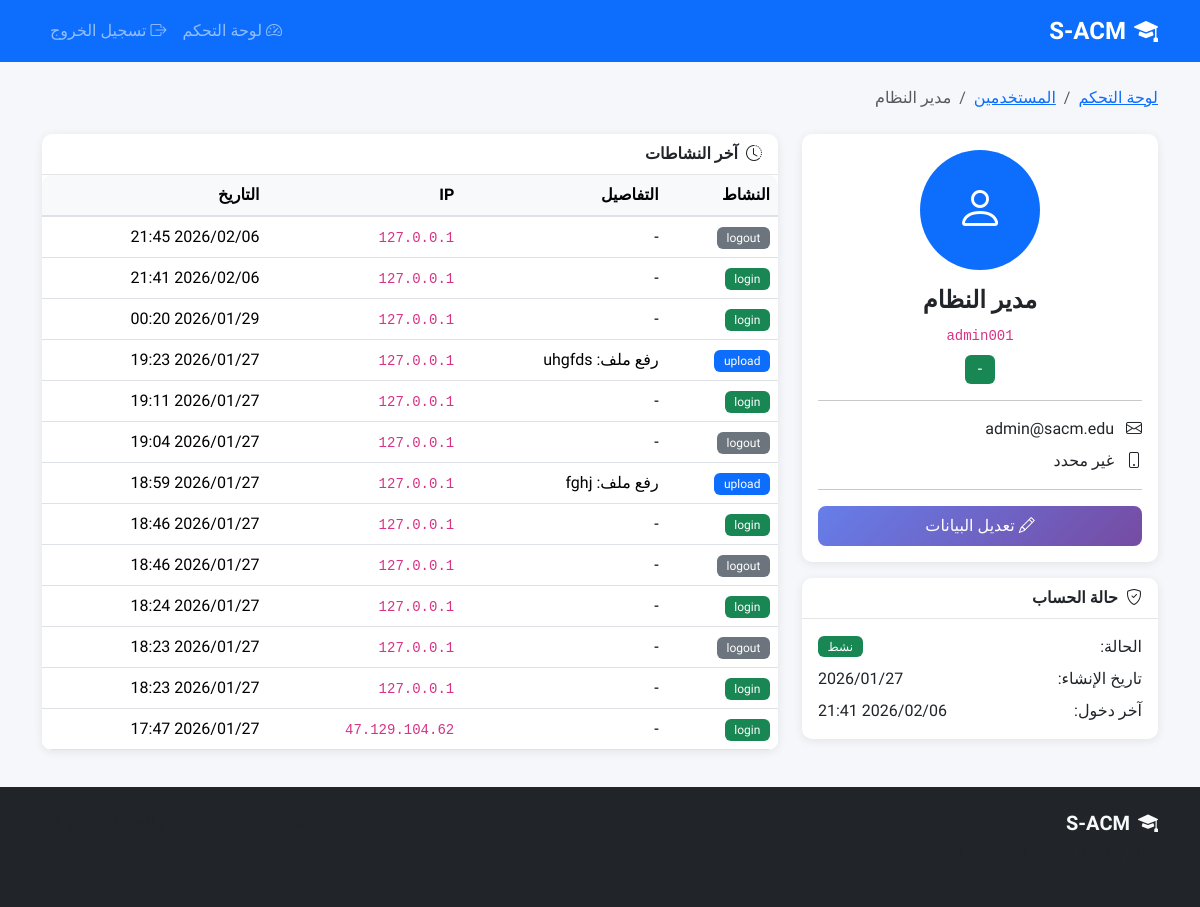
Before: /accounts/admin/users/1/ (signed in) with the older database file.
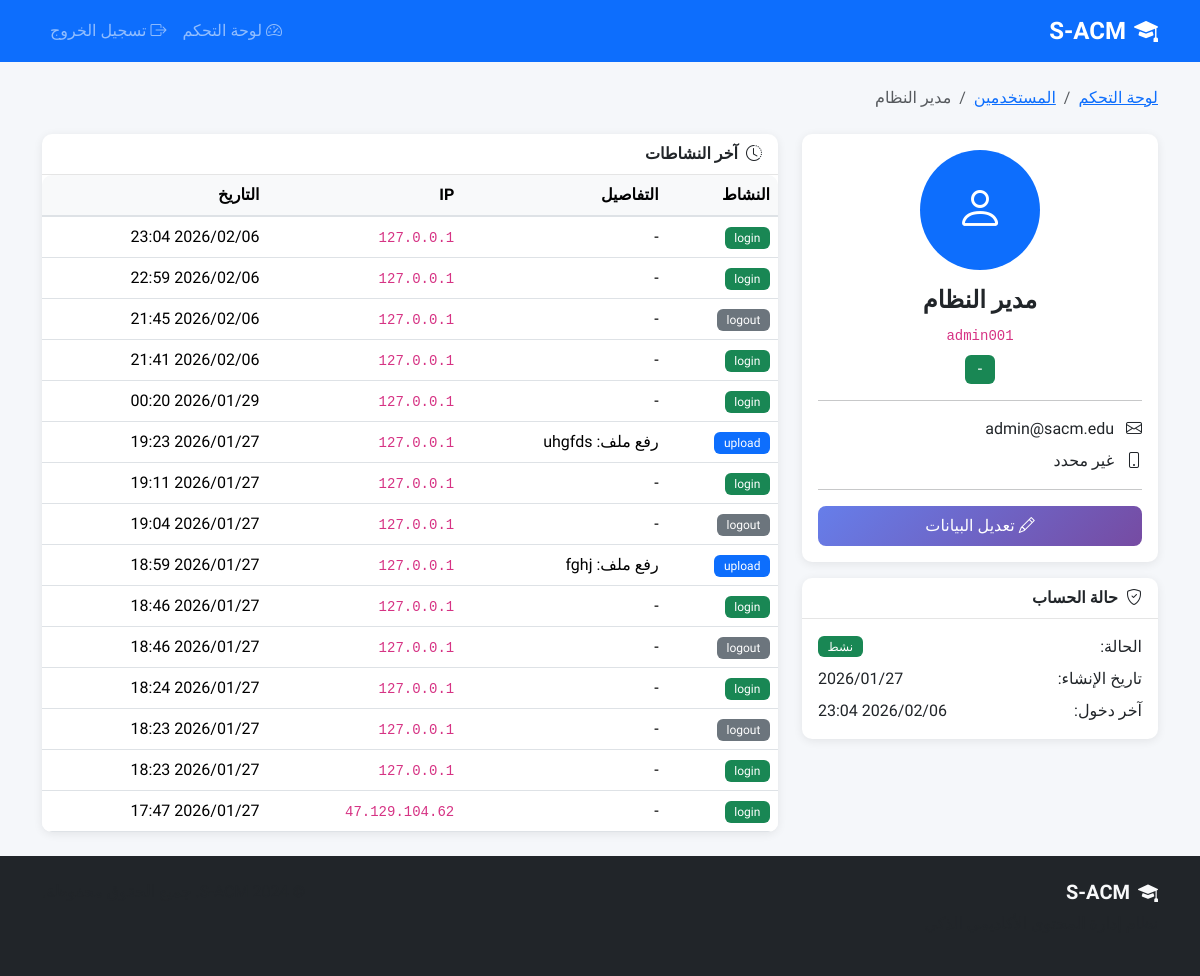
After: the same page with the newer database file.
### apps/accounts/models.py (models this page shows, shortened)
class User(AbstractBaseUser, PermissionsMixin):
    ACCOUNT_STATUS_CHOICES = [
        ('inactive', 'غير مفعّل'),
        ('active', 'مفعّل'),
        ('suspended', 'موقوف'),
    ]
    academic_id = models.CharField(
        max_length=50,
        unique=True,
        verbose_name='الرقم الأكاديمي/الوظيفي',
        help_text='الرقم الأكاديمي للطالب أو الرقم الوظيفي للموظف'
    )
    id_card_number = models.CharField(
        max_length=50,
        unique=True,
        verbose_name='رقم البطاقة الشخصية',
        help_text='يستخدم للتحقق من الهوية عند التفعيل'
    )
    full_name = models.CharField(
        max_length=150,
        verbose_name='الاسم الكامل'
    )
    email = models.EmailField(
        unique=True,
        blank=True,
        null=True,
        verbose_name='البريد الإلكتروني',
        help_text='يتم تعيينه عند التفعيل'
    )
    account_status = models.CharField(
        max_length=20,
        choices=ACCOUNT_STATUS_CHOICES,
        default='inactive',
        verbose_name='حالة الحساب'
    )
    role = models.ForeignKey(
        Role,
        on_delete=models.PROTECT,
        related_name='users',
        verbose_name='الدور',
        null=True,
        blank=True
    )
    major = models.ForeignKey(
        Major,
        on_delete=models.SET_NULL,
        related_name='students',
        verbose_name='التخصص',
        null=True,
        blank=True,
        help_text='للطلاب فقط'
    )
    level = models.ForeignKey(
        Level,
        on_delete=models.SET_NULL,
        related_name='students',
        verbose_name='المستوى',
        null=True,
        blank=True,
        help_text='للطلاب فقط'
    )
    is_staff = models.BooleanField(default=False, verbose_name='موظف')
    is_active = models.BooleanField(default=True, verbose_name='نشط')
    date_joined = models.DateTimeField(default=timezone.now, verbose_name='تاريخ الانضمام')
    last_login = models.DateTimeField(null=True, blank=True, verbose_name='آخر تسجيل دخول')
    profile_picture = models.ImageField(
        upload_to='profiles/',
        blank=True,
        null=True,
        verbose_name='صورة الملف الشخصي'
    )
    phone_number = models.CharField(
        max_length=20,
        blank=True,
        null=True,
        verbose_name='رقم الهاتف'
    )
    objects = UserManager()
    USERNAME_FIELD = 'academic_id'
    REQUIRED_FIELDS = ['full_name', 'id_card_number']
    class Meta:
        db_table = 'users'
        verbose_name = 'مستخدم'
        verbose_name_plural = 'المستخدمون'
        indexes = [
            models.Index(fields=['academic_id']),
            models.Index(fields=['email']),
            models.Index(fields=['account_status']),
        ]
    def is_admin(self):
        return self.role and self.role.code == Role.ADMIN
    def is_instructor(self):
        return self.role and self.role.code == Role.INSTRUCTOR
    def is_student(self):
        return self.role and self.role.code == Role.STUDENT

class UserActivity(models.Model):
    ACTIVITY_TYPES = [
        ('login', 'تسجيل دخول'),
        ('logout', 'تسجيل خروج'),
        ('upload', 'رفع ملف'),
        ('download', 'تحميل ملف'),
        ('view', 'عرض محتوى'),
        ('ai_summary', 'طلب تلخيص AI'),
        ('ai_questions', 'طلب أسئلة AI'),
        ('profile_update', 'تحديث الملف الشخصي'),
        ('password_change', 'تغيير كلمة المرور'),
    ]
    user = models.ForeignKey(
        User,
        on_delete=models.CASCADE,
        related_name='activities',
        verbose_name='المستخدم'
    )
    activity_type = models.CharField(
        max_length=50,
        choices=ACTIVITY_TYPES,
        verbose_name='نوع النشاط'
    )
    description = models.TextField(
        blank=True,
        null=True,
        verbose_name='وصف النشاط'
    )
    ip_address = models.GenericIPAddressField(
        blank=True,
        null=True,
        verbose_name='عنوان IP'
    )
    user_agent = models.TextField(
        blank=True,
        null=True,
        verbose_name='معلومات المتصفح'
    )
    activity_time = models.DateTimeField(
        auto_now_add=True,
        verbose_name='وقت النشاط'
    )
    file_id = models.PositiveIntegerField(
        blank=True,
        null=True,
        verbose_name='معرف الملف'
    )
    class Meta:
        db_table = 'user_activity'
        verbose_name = 'نشاط مستخدم'
        verbose_name_plural = 'أنشطة المستخدمين'
        ordering = ['-activity_time']
        indexes = [
            models.Index(fields=['user', 'activity_type']),
            models.Index(fields=['activity_time']),
        ]

### apps/accounts/views/admin.py (the view, shortened to what this page needs)
# urls.py: path('admin/users/<int:pk>/', views.UserDetailView.as_view(), name='admin_user_detail'),
class UserDetailView(LoginRequiredMixin, AdminRequiredMixin, View):
    template_name = 'admin_panel/users/detail.html'
    def get(self, request, pk):
        user = get_object_or_404(User, pk=pk)
        context = {
            'viewed_user': user,
            'activities': UserActivity.objects.filter(user=user).order_by('-activity_time')[:20],
        }
        if user.is_student():
            context['download_count'] = UserActivity.objects.filter(
                user=user, activity_type='download'
            ).count()
        return render(request, self.template_name, context)

### apps/accounts/views/mixins.py (called while the page is built)
    def test_func(self):
        return self.request.user.is_authenticated and self.request.user.is_admin()

### apps/core/context_processors.py (called while the page is built, shortened)
def site_settings(request):
    return {
        'SITE_NAME': 'S-ACM',
        'SITE_FULL_NAME': 'نظام إدارة المحتوى الأكاديمي الذكي',
        'SITE_VERSION': '1.0.0',
        'DEBUG': settings.DEBUG,
    }

def user_notifications(request):
    return {'unread_count': 0}

def user_role_info(request):
    if request.user.is_authenticated:
        role = request.user.role
        menu_items = getattr(request, 'menu_items', [])
        user_permissions = getattr(request, 'user_permissions', set())
        return {
            'user_role': role.display_name if role else None,
            'user_role_code': role.code if role else None,
            'is_admin': request.user.is_admin(),
            'is_instructor': request.user.is_instructor(),
            'is_student': request.user.is_student(),
            'menu_items': menu_items,
            'user_permissions': user_permissions,
            'has_perm': lambda p: '__all__' in user_permissions or p in user_permissions,
        }

### templates/admin_panel/users/detail.html (shortened to what the changed rows need)
{% extends 'base.html' %}
{% load static %}
{% block content %}
<nav aria-label="breadcrumb" class="mb-4">
    <ol class="breadcrumb">
        <li class="breadcrumb-item"><a href="{% url 'accounts:admin_dashboard' %}">لوحة التحكم</a></li>
        <li class="breadcrumb-item"><a href="{% url 'accounts:admin_user_list' %}">المستخدمين</a></li>
        <li class="breadcrumb-item active">{{ viewed_user.full_name|default:viewed_user.academic_id }}</li>
    </ol>
</nav>
<div class="row">
    <div class="col-lg-4 mb-4">
        <div class="card">
            <div class="card-body text-center">
                {% if viewed_user.profile_picture %}
                <img src="{{ viewed_user.profile_picture.url }}" class="rounded-circle mb-3" width="120" height="120" alt="صورة المستخدم">
                {% else %}
                <div class="bg-primary text-white rounded-circle d-inline-flex align-items-center justify-content-center mb-3" style="width: 120px; height: 120px; font-size: 48px;">
                    <i class="bi bi-person"></i>
                </div>
                {% endif %}
                <h4>{{ viewed_user.full_name|default:"بدون اسم" }}</h4>
                <p class="text-muted mb-2">
                    <code>{{ viewed_user.academic_id }}</code>
                </p>
                <span class="badge {% if viewed_user.role.role_name == 'admin' %}bg-danger{% elif viewed_user.role.role_name == 'instructor' %}bg-info{% else %}bg-success{% endif %} fs-6">
                    {{ viewed_user.role.role_name|default:"-" }}
                </span>
                <hr>
                <div class="text-start">
                    <p class="mb-2">
                        <i class="bi bi-envelope me-2"></i>
                        {{ viewed_user.email|default:"غير محدد" }}
                    </p>
                    <p class="mb-2">
                        <i class="bi bi-phone me-2"></i>
                        {{ viewed_user.phone_number|default:"غير محدد" }}
                    </p>
                </div>
                <hr>
                <div class="d-grid gap-2">
                    <a href="{% url 'accounts:admin_user_edit' viewed_user.pk %}" class="btn btn-primary">
                    </a>
                </div>
            </div>
        </div>
        <div class="card mt-3">
            <div class="card-body">
                <div class="d-flex justify-content-between align-items-center mb-2">
                    <span>تاريخ الإنشاء:</span>
                    <span>{{ viewed_user.date_joined|date:"Y/m/d" }}</span>
                </div>
                <div class="d-flex justify-content-between align-items-center">
                    <span>آخر دخول:</span>
                    <span>{{ viewed_user.last_login|date:"Y/m/d H:i"|default:"لم يسجل دخول" }}</span>
                </div>
            </div>
        </div>
    </div>
    <div class="col-lg-8">
        <div class="card">
            <div class="card-body p-0">
                <div class="table-responsive">
                    <table class="table table-hover mb-0">
                        <thead>
                            <tr>
                                <th>النشاط</th>
                                <th>التفاصيل</th>
                                <th>IP</th>
                                <th>التاريخ</th>
                            </tr>
                        </thead>
                        <tbody>
                            {% for activity in activities %}
                            <tr>
                                <td>
                                    <span class="badge {% if activity.activity_type == 'login' %}bg-success{% elif activity.activity_type == 'logout' %}bg-secondary{% elif activity.activity_type == 'download' %}bg-info{% elif activity.activity_type == 'upload' %}bg-primary{% else %}bg-light text-dark{% endif %}">
                                        {{ activity.activity_type }}
                                    </span>
                                </td>
                                <td>{{ activity.description|default:"-"|truncatewords:8 }}</td>
                                <td><code>{{ activity.ip_address|default:"-" }}</code></td>
                                <td>{{ activity.activity_time|date:"Y/m/d H:i" }}</td>
                            </tr>
                            {% empty %}
                            <tr>
                                <td colspan="4" class="text-center py-4 text-muted">لا توجد نشاطات مسجلة</td>
                            </tr>
                            {% endfor %}
                        </tbody>
                    </table>
                </div>
            </div>
        </div>
    </div>
</div>
{% endblock %}

Changed rows visible on the page:
changed User "مدير النظام": last_login "2026/02/06 21:41" → "2026/02/06 23:04"
added UserActivity: activity_type "login", description "-", ip_address "127.0.0.1", activity_time "2026/02/06 23:04"
added UserActivity: activity_type "login", description "-", ip_address "127.0.0.1", activity_time "2026/02/06 22:59"
